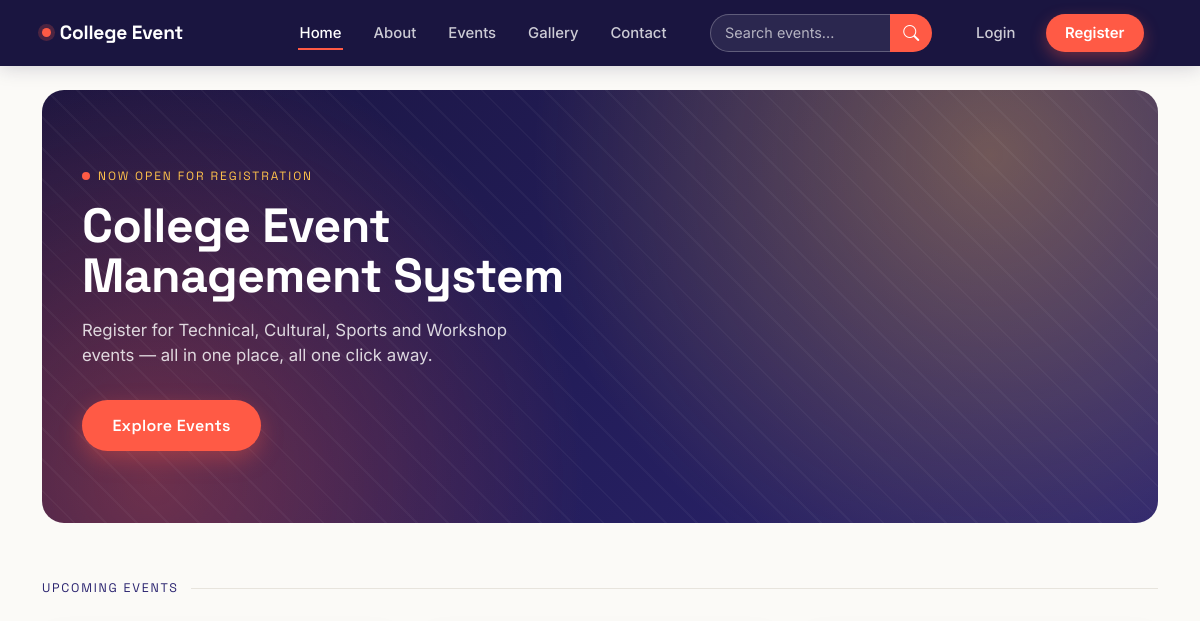
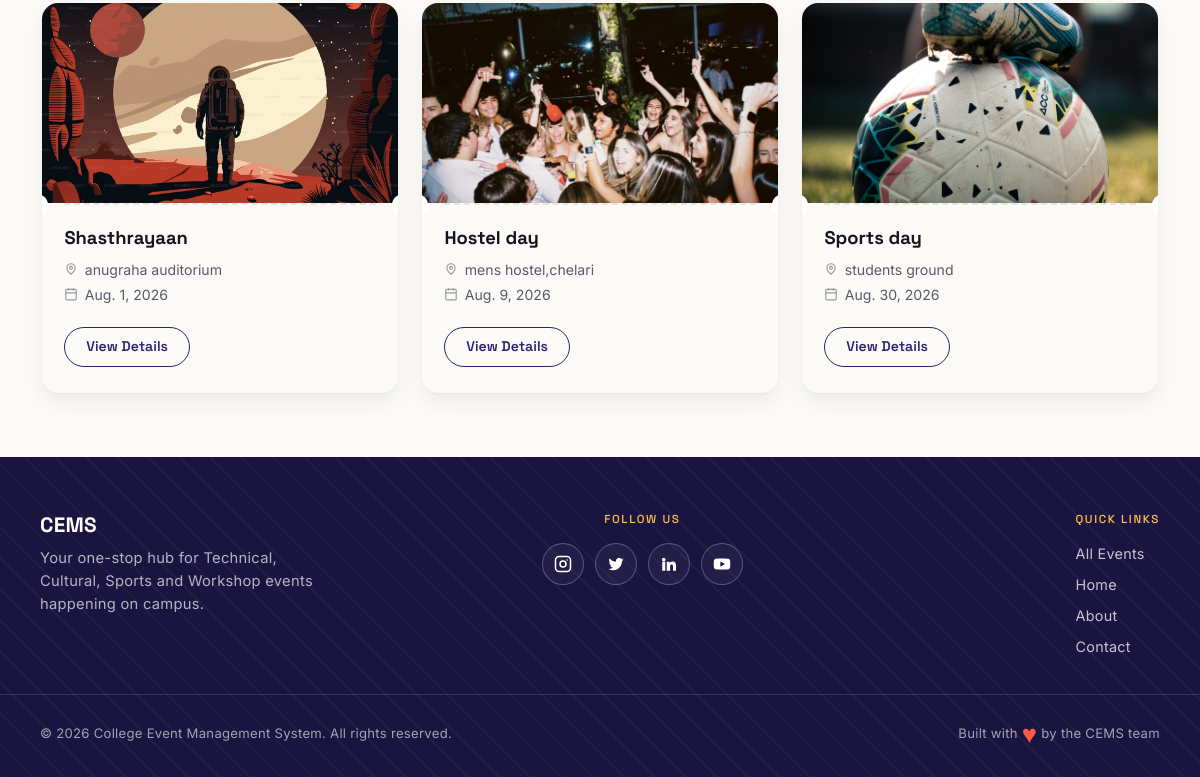
The app's page /, older data (2 pictures, top to bottom).
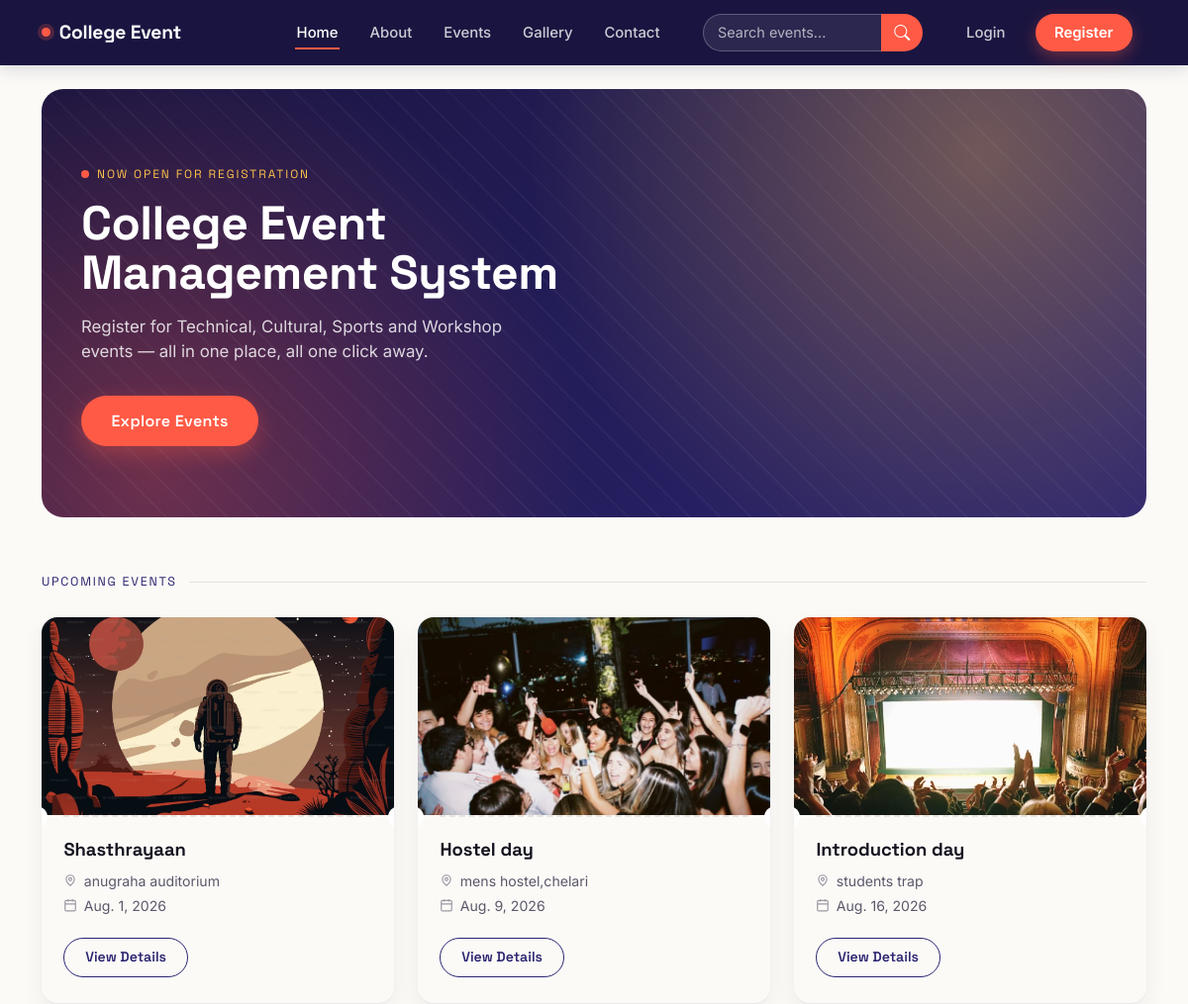
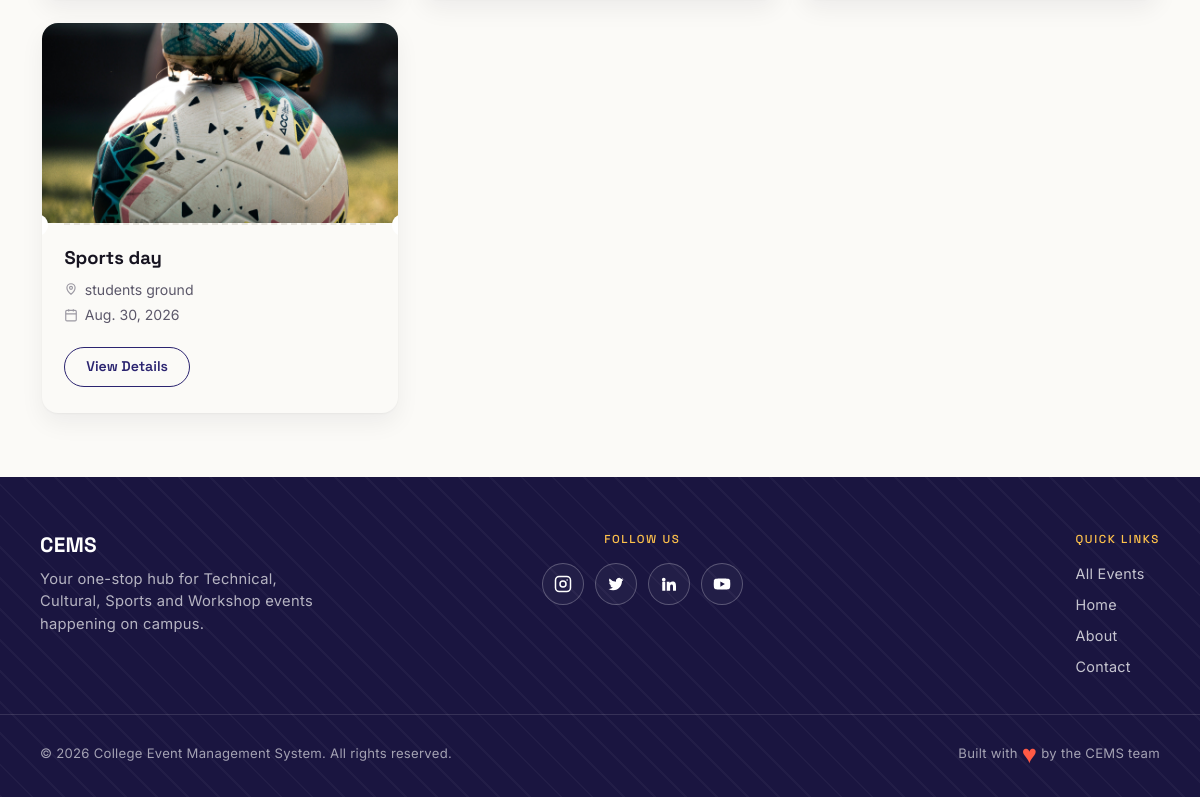
The same page, newer data (2 pictures, top to bottom).
### myapp/models.py (models this page shows, shortened)
class Event(models.Model):
    title = models.CharField(max_length=200)
    category = models.CharField(max_length=100)
    venue = models.CharField(max_length=200)
    event_date = models.DateField()
    event_time = models.TimeField()
    last_date = models.DateField()
    description = models.TextField()
    image = models.ImageField(upload_to='events/')
    total_seats = models.IntegerField()
    available_seats = models.IntegerField()
    registration_fee = models.DecimalField(max_digits=8, decimal_places=2)
    brochure = models.FileField(upload_to='brochures/', blank=True, null=True)
    status = models.BooleanField(default=True)

### myapp/views.py (the view)
# urls.py: path('', views.home, name='home'),
def home(request):
    events = Event.objects.filter(status=True).order_by('event_date')[:6]
    gallery = Gallery.objects.all()[:6]
    return render(request, 'home.html', {
        'events': events,
        'gallery': gallery,
    })

### templates/home.html (shortened to what this page needs)
{% extends 'base.html' %}
{% block content %}
<div class="hero-poster">
  <span class="hero-eyebrow">Now open for registration</span>
  <h1>College Event Management System</h1>
  <p>Register for Technical, Cultural, Sports and Workshop events — all in one place, all one click away.</p>
  <a href="{% url 'event_list' %}" class="btn btn-explore">Explore Events</a>
</div>
<div class="section-label">Upcoming events</div>
<div class="row g-4 mb-5">
  {% for event in events %}
  <div class="col-md-4">
    <div class="ticket-card">
      <div class="ticket-img-wrap">
        <img src="{{ event.image.url }}" alt="{{ event.title }}">
      </div>
      <div class="ticket-perf"></div>
      <div class="ticket-body">
        <h4>{{ event.title }}</h4>
        <div class="ticket-meta">
          <svg width="14" height="14" viewBox="0 0 24 24" fill="none" stroke="currentColor" stroke-width="2"><path d="M12 21s-7-5.33-7-11a7 7 0 0 1 14 0c0 5.67-7 11-7 11z"/><circle cx="12" cy="10" r="2.5"/></svg>
          {{ event.venue }}
        </div>
        <div class="ticket-meta">
          <svg width="14" height="14" viewBox="0 0 24 24" fill="none" stroke="currentColor" stroke-width="2"><rect x="3" y="4" width="18" height="18" rx="2"/><path d="M16 2v4M8 2v4M3 10h18"/></svg>
          {{ event.event_date }}
        </div>
        <a href="{% url 'event_detail' event.id %}" class="btn btn-view">View Details</a>
      </div>
    </div>
  </div>
  {% endfor %}
</div>
<footer class="site-footer">
  <div class="footer-inner">
    <div class="footer-top">
      <div class="footer-brand">
        <h5>CEMS</h5>
        <p>Your one-stop hub for Technical, Cultural, Sports and Workshop events happening on campus.</p>
      </div>
      <div class="footer-social">
        <h6>Follow Us</h6>
        <div class="footer-social-icons">
          <a href="https://instagram.com/" target="_blank" rel="noopener noreferrer" aria-label="Instagram" data-brand="instagram">
            <svg viewBox="0 0 24 24" fill="none" stroke="currentColor" stroke-width="2"><rect x="2" y="2" width="20" height="20" rx="5"/><circle cx="12" cy="12" r="4"/><circle cx="17.5" cy="6.5" r="1" fill="currentColor" stroke="none"/></svg>
          </a>
          <a href="https://twitter.com/" target="_blank" rel="noopener noreferrer" aria-label="Twitter / X" data-brand="twitter">
          </a>
          <a href="https://linkedin.com/" target="_blank" rel="noopener noreferrer" aria-label="LinkedIn" data-brand="linkedin">
            <svg viewBox="0 0 24 24" fill="currentColor" stroke="none"><path d="M4.98 3.5a2.5 2.5 0 1 1 0 5 2.5 2.5 0 0 1 0-5zM3 9h4v12H3zM9 9h3.8v1.7h.1c.5-.9 1.8-1.9 3.7-1.9 4 0 4.7 2.6 4.7 6V21h-4v-5.3c0-1.3 0-2.9-1.8-2.9s-2 1.4-2 2.8V21H9z"/></svg>
          </a>
          <a href="https://youtube.com/" target="_blank" rel="noopener noreferrer" aria-label="YouTube" data-brand="youtube">
          </a>
        </div>
      </div>
      <div class="footer-links">
        <h6>Quick Links</h6>
        <ul>
          <li><a href="{% url 'event_list' %}">All Events</a></li>
          <li><a href="/">Home</a></li>
          <li><a href="#">About</a></li>
          <li><a href="#">Contact</a></li>
        </ul>
      </div>
    </div>
  </div>
  <div class="footer-bottom-wrap">
    <div class="footer-inner footer-bottom">
      <span>&copy; {% now "Y" %} College Event Management System. All rights reserved.</span>
      <span>Built with <span class="heart">♥</span> by the CEMS team</span>
    </div>
  </div>
</footer>
{% endblock %}

Row changes from the older to the newer data that the page shows:
added Event: image (picture), title "Introduction day", venue "students trap", event_date "Aug. 16, 2026"
